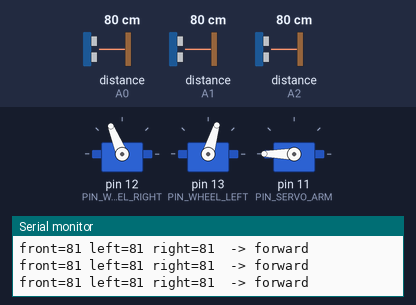
Simulated run of this sketch. Board: Arduino Uno, built with avr-gcc and run on an emulated ATmega328P. On the bench: 3 × servo, the last lines printed to the serial monitor. Inputs (shaded band) come from the test bench; at power-on: distance to the obstacle (sensors on A2, A0, A1) 80 cm. The echo pulse lasts 58.3 µs per cm.

Above: at 2.2 s.
2.3 s: distance to the obstacle (sensor on A2) set to 33 cm
3.8 s: distance to the obstacle (sensor on A2) set to 28 cm
At 5.4 s:
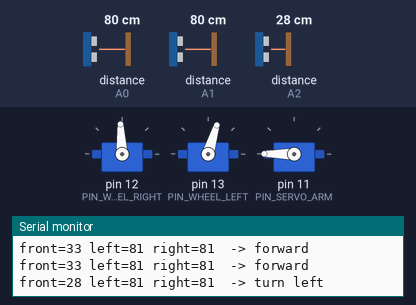
6.8 s: distance to the obstacle (sensor on A0) set to 77 cm
At 9.3 s:
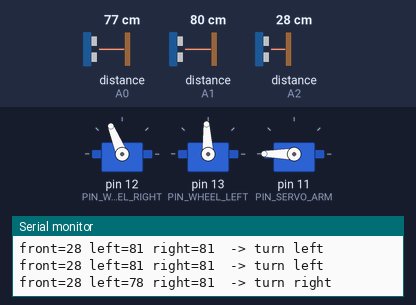
9.8 s: distance to the obstacle (sensor on A0) set to 120 cm
At 11.65 s:
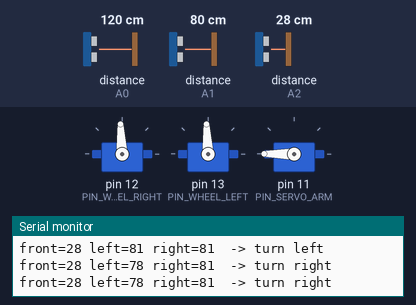
12.8 s: distance to the obstacle (sensor on A0) set to 2 cm
At 14.8 s:
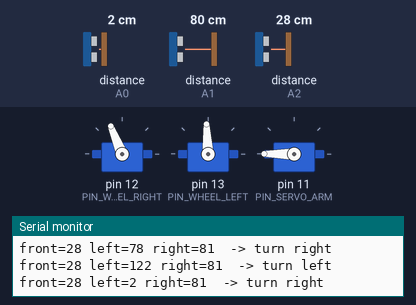
15.8 s: distance to the obstacle (sensor on A1) set to 33 cm
18.6 s: distance to the obstacle (sensor on A1) set to 27 cm
At 20.4 s:
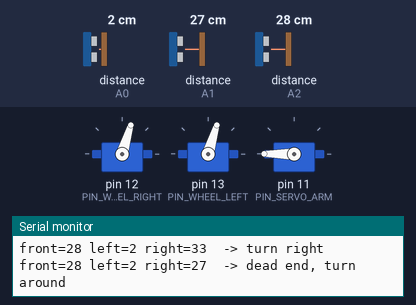
Timing chart, 0 to 21.9 s (numbered marks = the images above; inputs shaded):
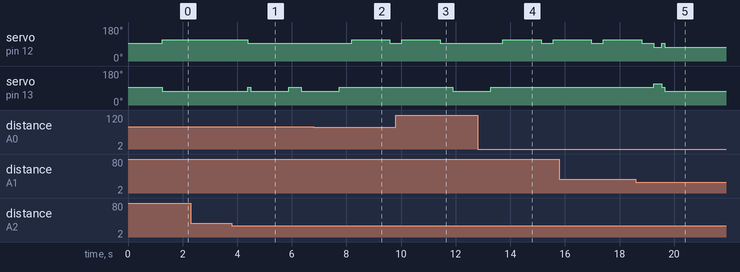

The sketch:

self_driving_robot.ino
```cpp
/*
 * Self-Driving Maze Robot
 *
 * An Arduino robot that drives itself through a maze using three ultrasonic
 * sensors (front, left, right) and two continuous-rotation servos for the
 * wheels. It follows walls, picks the more open path at junctions, and turns
 * around at dead ends.
 *
 * Hardware
 *   - Arduino Uno (or compatible)
 *   - 3x ultrasonic sensors in single-pin mode (trigger and echo on one pin)
 *       front -> A2, left -> A0, right -> A1
 *   - 2x continuous-rotation servos: right wheel -> D12, left wheel -> D13
 *   - 1x standard servo for the arm -> D11 (parked at startup)
 *
 * Libraries
 *   - Servo   (bundled with the Arduino IDE)
 *   - NewPing (Library Manager: "NewPing" by Tim Eckel)
 */

#include <Servo.h>
#include <NewPing.h>

// ---------------------------------------------------------------- pins

const uint8_t PIN_SONAR_FRONT = A2;
const uint8_t PIN_SONAR_LEFT  = A0;
const uint8_t PIN_SONAR_RIGHT = A1;

const uint8_t PIN_SERVO_ARM   = 11;
const uint8_t PIN_WHEEL_RIGHT = 12;
const uint8_t PIN_WHEEL_LEFT  = 13;

// ---------------------------------------------------------------- tuning

const unsigned int MAX_DISTANCE_CM = 250;  // NewPing gives up beyond this
const unsigned int FRONT_STOP_CM   = 30;   // wall ahead closer than this: stop and decide
const unsigned int SIDE_OPEN_CM    = 30;   // a side further than this counts as an opening
const unsigned int SIDE_TARGET_CM  = 12;   // preferred gap to the wall being followed
const unsigned int SIDE_DEADBAND   = 3;    // ignore drift smaller than this

// Servo pulse widths (microseconds). 1500 is stop for a calibrated
// continuous-rotation servo. These values come from the original robot.
const int PULSE_STOP     = 1500;
const int PULSE_FAST_FWD = 200;   // offset from stop for full speed
const int PULSE_TRIM     = 60;    // offset reduction used to steer while driving

// Turn timings (ms) measured on the original robot.
const unsigned long TURN_90_MS  = 1400;
const unsigned long TURN_180_MS = 2800;
const unsigned long SETTLE_MS   = 100;

const uint8_t PING_SAMPLES = 3;   // median of N pings to reject stray echoes

// Set to true to run each motion once at startup so you can confirm the
// wheels turn the way the function names say before running the maze.
const bool RUN_DIRECTION_TEST = false;

// ---------------------------------------------------------------- hardware

NewPing sonarFront(PIN_SONAR_FRONT, PIN_SONAR_FRONT, MAX_DISTANCE_CM);
NewPing sonarLeft (PIN_SONAR_LEFT,  PIN_SONAR_LEFT,  MAX_DISTANCE_CM);
NewPing sonarRight(PIN_SONAR_RIGHT, PIN_SONAR_RIGHT, MAX_DISTANCE_CM);

Servo wheelRight;
Servo wheelLeft;
Servo arm;

// ---------------------------------------------------------------- motion
//
// The two wheel servos face opposite directions, so "forward" is a pulse
// above 1500 on the right wheel and below 1500 on the left wheel.

void drive(int rightOffset, int leftOffset) {
  wheelRight.writeMicroseconds(PULSE_STOP + rightOffset);
  wheelLeft.writeMicroseconds(PULSE_STOP - leftOffset);
}

void stopWheels()  { drive(0, 0); }
void goForwards()  { drive(PULSE_FAST_FWD, PULSE_FAST_FWD); }
void goBackwards() { drive(-PULSE_FAST_FWD, -PULSE_FAST_FWD); }

// Pivot turns: one wheel drives, the other holds. These match the original
// turnLeft()/turnRight() pulse values that ran the maze.
void turnLeft()  { drive(0, PULSE_FAST_FWD); }
void turnRight() { drive(PULSE_FAST_FWD, 0); }

// Spin in place: wheels run in opposite directions (used for U-turns).
void spinAround() { drive(-PULSE_FAST_FWD, PULSE_FAST_FWD); }

// Drive forward while nudging toward or away from a wall.
// steer > 0 bends toward the turnRight() side, steer < 0 toward turnLeft().
void driveSteered(int steer) {
  int right = PULSE_FAST_FWD;
  int left  = PULSE_FAST_FWD;
  if (steer > 0) left  -= PULSE_TRIM;
  if (steer < 0) right -= PULSE_TRIM;
  drive(right, left);
}

void timedMove(void (*move)(), unsigned long ms) {
  move();
  delay(ms);
  stopWheels();
  delay(SETTLE_MS);
}

// ---------------------------------------------------------------- sensing

// NewPing returns 0 when nothing echoes back within MAX_DISTANCE_CM.
// That means "open", not "wall at 0 cm", so map it to the max range.
unsigned int readCm(NewPing &sonar) {
  unsigned long us = sonar.ping_median(PING_SAMPLES);
  unsigned int cm = NewPing::convert_cm(us);
  return cm == 0 ? MAX_DISTANCE_CM : cm;
}

struct Readings {
  unsigned int front;
  unsigned int left;
  unsigned int right;
};

Readings readAll() {
  Readings r;
  r.front = readCm(sonarFront);
  delay(30);                      // let echoes die out between sensors
  r.left  = readCm(sonarLeft);
  delay(30);
  r.right = readCm(sonarRight);
  return r;
}

void logReadings(const Readings &r, const char *action) {
  Serial.print(F("front="));  Serial.print(r.front);
  Serial.print(F(" left="));  Serial.print(r.left);
  Serial.print(F(" right=")); Serial.print(r.right);
  Serial.print(F("  -> "));   Serial.println(action);
}

// ---------------------------------------------------------------- decisions

enum Action { FORWARD, TURN_LEFT, TURN_RIGHT, TURN_AROUND };

Action decide(const Readings &r) {
  if (r.front >= FRONT_STOP_CM) return FORWARD;

  bool leftOpen  = r.left  >= SIDE_OPEN_CM;
  bool rightOpen = r.right >= SIDE_OPEN_CM;

  // Original rule kept: if the left side is blocked, take the other side.
  if (!leftOpen && !rightOpen) return TURN_AROUND;
  if (!leftOpen)  return TURN_RIGHT;
  if (!rightOpen) return TURN_LEFT;

  // Both sides open: head toward the roomier one.
  return (r.left >= r.right) ? TURN_LEFT : TURN_RIGHT;
}

// Keep a steady gap to the nearer wall while driving straight.
int wallCorrection(const Readings &r) {
  bool leftWall  = r.left  < SIDE_OPEN_CM;
  bool rightWall = r.right < SIDE_OPEN_CM;

  if (leftWall && rightWall) {
    int diff = (int)r.left - (int)r.right;   // positive: closer to the right wall
    if (abs(diff) <= (int)SIDE_DEADBAND) return 0;
    return diff > 0 ? -1 : 1;
  }
  if (leftWall) {
    int err = (int)r.left - (int)SIDE_TARGET_CM;
    if (abs(err) <= (int)SIDE_DEADBAND) return 0;
    return err > 0 ? -1 : 1;                 // too far: bend toward it
  }
  if (rightWall) {
    int err = (int)r.right - (int)SIDE_TARGET_CM;
    if (abs(err) <= (int)SIDE_DEADBAND) return 0;
    return err > 0 ? 1 : -1;
  }
  return 0;
}

// ---------------------------------------------------------------- setup / loop

void directionTest() {
  Serial.println(F("Direction test: forward, back, left, right, spin"));
  timedMove(goForwards, 800);
  timedMove(goBackwards, 800);
  timedMove(turnLeft, TURN_90_MS);
  timedMove(turnRight, TURN_90_MS);
  timedMove(spinAround, TURN_180_MS);
  Serial.println(F("Direction test done"));
}

void setup() {
  Serial.begin(9600);

  wheelRight.attach(PIN_WHEEL_RIGHT);
  wheelLeft.attach(PIN_WHEEL_LEFT);
  arm.attach(PIN_SERVO_ARM);

  arm.write(180);                 // park the arm out of the way
  stopWheels();
  delay(1000);                    // time to set the robot down

  if (RUN_DIRECTION_TEST) directionTest();
}

void loop() {
  Readings r = readAll();

  switch (decide(r)) {
    case FORWARD: {
      int steer = wallCorrection(r);
      logReadings(r, steer == 0 ? "forward" : (steer > 0 ? "forward, nudge right" : "forward, nudge left"));
      if (steer == 0) goForwards(); else driveSteered(steer);
      delay(SETTLE_MS);
      break;
    }
    case TURN_LEFT:
      logReadings(r, "turn left");
      stopWheels(); delay(SETTLE_MS);
      timedMove(turnLeft, TURN_90_MS);
      break;
    case TURN_RIGHT:
      logReadings(r, "turn right");
      stopWheels(); delay(SETTLE_MS);
      timedMove(turnRight, TURN_90_MS);
      break;
    case TURN_AROUND:
      logReadings(r, "dead end, turn around");
      stopWheels(); delay(SETTLE_MS);
      timedMove(goBackwards, 300);
      timedMove(spinAround, TURN_180_MS);
      break;
  }
}
```

Measured:
- the behaviour switches between 30 and 29 cm on distance to the obstacle (sensor on A2) (found by bisection; images 0 and 1)
- the behaviour switches between 80 and 79 cm on distance to the obstacle (sensor on A0) (found by bisection; images 1 and 2)
- the behaviour switches between 30 and 29 cm on distance to the obstacle (sensor on A1) (found by bisection; images 4 and 5)
- after the input at 3.8 s, servo on pin 12 (PIN_WHEEL_RIGHT): 112° → 93° after 0.59 s; servo on pin 13 (PIN_WHEEL_LEFT): 73° → 93° after 0.59 s, → 73° 0.10 s later, → 93° 1.4 s later, → 73° 0.45 s later
- after the input at 6.8 s, servo on pin 12 (PIN_WHEEL_RIGHT): 93° → 112° after 1.4 s, → 93° 1.4 s later; servo on pin 13 (PIN_WHEEL_LEFT): goes on until 7.7 s, then stays 93°
- after the input at 9.8 s, servo on pin 12 (PIN_WHEEL_RIGHT): goes on until 11.4 s, then stays 93°; servo on pin 13 (PIN_WHEEL_LEFT): 93° → 73° after 2.1 s
- after the input at 12.8 s, servo on pin 12 (PIN_WHEEL_RIGHT): 93° → 112° after 0.93 s, → 93° 1.4 s later, → 112° 0.44 s later; servo on pin 13 (PIN_WHEEL_LEFT): goes on until 13.3 s, then stays 93°
- after the input at 18.6 s, servo on pin 13 (PIN_WHEEL_LEFT): 93° → 112° after 0.65 s, → 93° 0.30 s later, → 73° 0.10 s later
